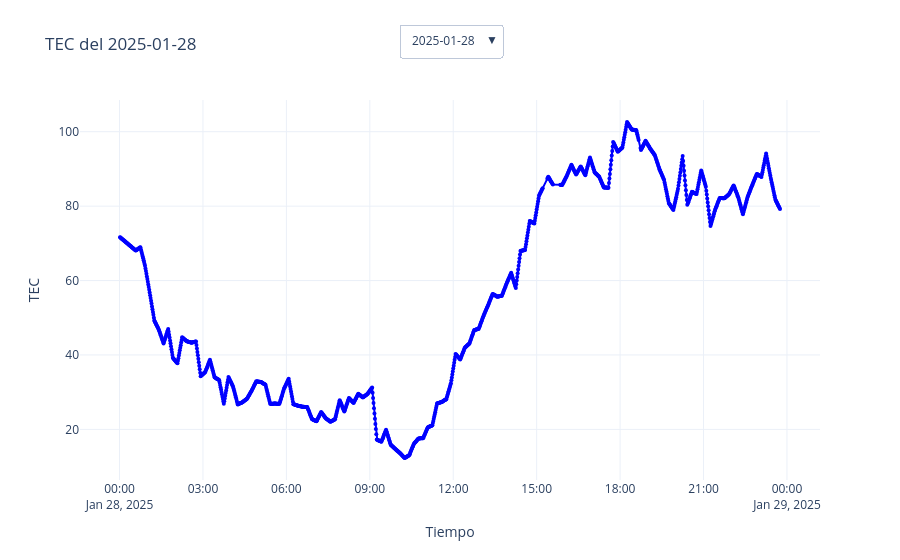
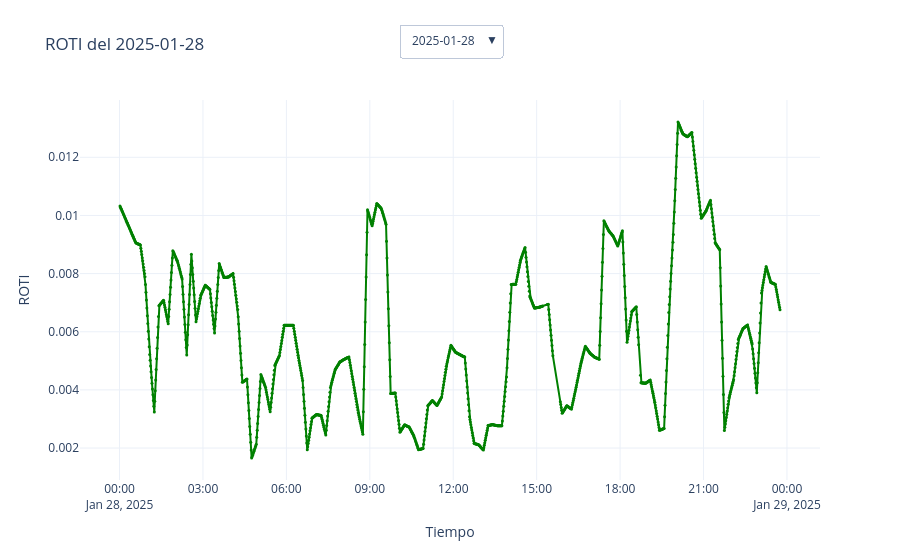

The notebook cell saved with these charts, in order:
### Code cell
import pandas as pd
import plotly.graph_objects as go
from datetime import timedelta

# ---------------------------
# datos
# ---------------------------
df = df_FINAL_CINT.copy()

# ---------------------------
# Preparar formato
# ---------------------------
df['Tiempo'] = pd.to_datetime(df['Tiempo'])
df['Fecha'] = df['Tiempo'].dt.date
fechas_unicas = sorted(df['Fecha'].unique())
n_fechas = len(fechas_unicas)

# ---------------------------
# Construir trazas y botones
# ---------------------------
trazas_tec = []
trazas_roti = []
botones_fechas_tec = []
botones_fechas_roti = []

for i, fecha in enumerate(fechas_unicas):
    inicio = pd.to_datetime(fecha)
    fin = inicio + timedelta(days=1)
    df_dia = df[(df['Tiempo'] >= inicio) & (df['Tiempo'] < fin)]

    # TEC
    trazas_tec.append(go.Scatter(
        x=df_dia['Tiempo'], y=df_dia['TEC'],
        mode='lines+markers',
        name=f'TEC - {fecha}',
        marker=dict(size=4, color='blue'),
        visible=(i == 0)
    ))

    # ROTI
    trazas_roti.append(go.Scatter(
        x=df_dia['Tiempo'], y=df_dia['ROTI'],
        mode='lines+markers',
        name=f'ROTI - {fecha}',
        marker=dict(size=3, color='green'),
        visible=(i == 0)
    ))

    # Botones
    vis_tec = [False] * n_fechas
    vis_roti = [False] * n_fechas
    vis_tec[i] = True
    vis_roti[i] = True

    botones_fechas_tec.append(dict(
        label=str(fecha),
        method="update",
        args=[{"visible": vis_tec},
              {"title": f"TEC del {fecha}"}]
    ))

    botones_fechas_roti.append(dict(
        label=str(fecha),
        method="update",
        args=[{"visible": vis_roti},
              {"title": f"ROTI del {fecha}"}]
    ))

# ---------------------------
# Crear gráfico TEC
# ---------------------------
fig_tec = go.Figure(data=trazas_tec)
fig_tec.update_layout(
    title=f"TEC del {fechas_unicas[0]}",
    xaxis_title="Tiempo",
    yaxis_title="TEC",
    template='plotly_white',
    updatemenus=[
        dict(
            buttons=botones_fechas_tec,
            direction="down",
            showactive=True,
            x=0.5,
            y=1.2,
            xanchor="center",
            yanchor="top"
        )
    ],
    height=400
)

# ---------------------------
# Crear gráfico ROTI
# ---------------------------
fig_roti = go.Figure(data=trazas_roti)
fig_roti.update_layout(
    title=f"ROTI del {fechas_unicas[0]}",
    xaxis_title="Tiempo",
    yaxis_title="ROTI",
    template='plotly_white',
    updatemenus=[
        dict(
            buttons=botones_fechas_roti,
            direction="down",
            showactive=True,
            x=0.5,
            y=1.2,
            xanchor="center",
            yanchor="top"
        )
    ],
    height=400
)

# ---------------------------
# Mostrar los gráficos
# ---------------------------
fig_tec.show()
fig_roti.show()

### Figure 1 — Plotly figure (JSON) as saved in the notebook; plotly's stock layout.template omitted (floating-point values rounded to 4 significant figures; data arrays with more than 128 entries replaced by an {"elided": "..."} marker saying what was removed)
{"data": [{"marker": {"color": "blue", "size": 4}, "mode": "lines+markers", "name": "TEC - 2025-01-28", "type": "scatter", "visible": true, "x": {"elided": "1398 str values"}, "y": {"elided": "1398 float values"}}, {"marker": {"color": "blue", "size": 4}, "mode": "lines+markers", "name": "TEC - 2025-01-30", "type": "scatter", "visible": false, "x": {"elided": "1425 str values"}, "y": {"elided": "1425 float values"}}, {"marker": {"color": "blue", "size": 4}, "mode": "lines+markers", "name": "TEC - 2025-01-31", "type": "scatter", "visible": false, "x": {"elided": "1425 str values"}, "y": {"elided": "1425 float values"}}, {"marker": {"color": "blue", "size": 4}, "mode": "lines+markers", "name": "TEC - 2025-02-01", "type": "scatter", "visible": false, "x": {"elided": "1425 str values"}, "y": {"elided": "1425 float values"}}, {"marker": {"color": "blue", "size": 4}, "mode": "lines+markers", "name": "TEC - 2025-02-04", "type": "scatter", "visible": false, "x": {"elided": "1425 str values"}, "y": {"elided": "1425 float values"}}, {"marker": {"color": "blue", "size": 4}, "mode": "lines+markers", "name": "TEC - 2025-02-05", "type": "scatter", "visible": false, "x": {"elided": "1425 str values"}, "y": {"elided": "1425 float values"}}, {"marker": {"color": "blue", "size": 4}, "mode": "lines+markers", "name": "TEC - 2025-02-06", "type": "scatter", "visible": false, "x": {"elided": "1425 str values"}, "y": {"elided": "1425 float values"}}, {"marker": {"color": "blue", "size": 4}, "mode": "lines+markers", "name": "TEC - 2025-02-07", "type": "scatter", "visible": false, "x": {"elided": "1425 str values"}, "y": {"elided": "1425 float values"}}, {"marker": {"color": "blue", "size": 4}, "mode": "lines+markers", "name": "TEC - 2025-02-08", "type": "scatter", "visible": false, "x": {"elided": "1425 str values"}, "y": {"elided": "1425 float values"}}, {"marker": {"color": "blue", "size": 4}, "mode": "lines+markers", "name": "TEC - 2025-02-09", "type": "scatter", "visible": false, "x": {"elided": "1425 str values"}, "y": {"elided": "1425 float values"}}, {"marker": {"color": "blue", "size": 4}, "mode": "lines+markers", "name": "TEC - 2025-02-11", "type": "scatter", "visible": false, "x": {"elided": "1425 str values"}, "y": {"elided": "1425 float values"}}, {"marker": {"color": "blue", "size": 4}, "mode": "lines+markers", "name": "TEC - 2025-02-12", "type": "scatter", "visible": false, "x": {"elided": "1425 str values"}, "y": {"elided": "1425 float values"}}, {"marker": {"color": "blue", "size": 4}, "mode": "lines+markers", "name": "TEC - 2025-02-13", "type": "scatter", "visible": false, "x": {"elided": "1425 str values"}, "y": {"elided": "1425 float values"}}, {"marker": {"color": "blue", "size": 4}, "mode": "lines+markers", "name": "TEC - 2025-02-14", "type": "scatter", "visible": false, "x": {"elided": "1005 str values"}, "y": {"elided": "1005 float values"}}, {"marker": {"color": "blue", "size": 4}, "mode": "lines+markers", "name": "TEC - 2025-02-21", "type": "scatter", "visible": false, "x": {"elided": "1425 str values"}, "y": {"elided": "1425 float values"}}, {"marker": {"color": "blue", "size": 4}, "mode": "lines+markers", "name": "TEC - 2025-02-25", "type": "scatter", "visible": false, "x": {"elided": "1425 str values"}, "y": {"elided": "1425 float values"}}, {"marker": {"color": "blue", "size": 4}, "mode": "lines+markers", "name": "TEC - 2025-02-26", "type": "scatter", "visible": false, "x": {"elided": "1425 str values"}, "y": {"elided": "1425 float values"}}, {"marker": {"color": "blue", "size": 4}, "mode": "lines+markers", "name": "TEC - 2025-03-06", "type": "scatter", "visible": false, "x": {"elided": "1425 str values"}, "y": {"elided": "1425 float values"}}, {"marker": {"color": "blue", "size": 4}, "mode": "lines+markers", "name": "TEC - 2025-03-07", "type": "scatter", "visible": false, "x": {"elided": "1425 str values"}, "y": {"elided": "1425 float values"}}, {"marker": {"color": "blue", "size": 4}, "mode": "lines+markers", "name": "TEC - 2025-03-08", "type": "scatter", "visible": false, "x": {"elided": "1425 str values"}, "y": {"elided": "1425 float values"}}, {"marker": {"color": "blue", "size": 4}, "mode": "lines+markers", "name": "TEC - 2025-03-12", "type": "scatter", "visible": false, "x": {"elided": "1425 str values"}, "y": {"elided": "1425 float values"}}, {"marker": {"color": "blue", "size": 4}, "mode": "lines+markers", "name": "TEC - 2025-03-13", "type": "scatter", "visible": false, "x": {"elided": "1424 str values"}, "y": {"elided": "1424 float values"}}, {"marker": {"color": "blue", "size": 4}, "mode": "lines+markers", "name": "TEC - 2025-03-14", "type": "scatter", "visible": false, "x": {"elided": "1425 str values"}, "y": {"elided": "1425 float values"}}, {"marker": {"color": "blue", "size": 4}, "mode": "lines+markers", "name": "TEC - 2025-03-16", "type": "scatter", "visible": false, "x": {"elided": "1425 str values"}, "y": {"elided": "1425 float values"}}, {"marker": {"color": "blue", "size": 4}, "mode": "lines+markers", "name": "TEC - 2025-03-18", "type": "scatter", "visible": false, "x": {"elided": "1425 str values"}, "y": {"elided": "1425 float values"}}, {"marker": {"color": "blue", "size": 4}, "mode": "lines+markers", "name": "TEC - 2025-03-22", "type": "scatter", "visible": false, "x": {"elided": "1386 str values"}, "y": {"elided": "1386 float values"}}, {"marker": {"color": "blue", "size": 4}, "mode": "lines+markers", "name": "TEC - 2025-03-30", "type": "scatter", "visible": false, "x": {"elided": "1425 str values"}, "y": {"elided": "1425 float values"}}, {"marker": {"color": "blue", "size": 4}, "mode": "lines+markers", "name": "TEC - 2025-04-02", "type": "scatter", "visible": false, "x": {"elided": "1425 str values"}, "y": {"elided": "1425 float values"}}, {"marker": {"color": "blue", "size": 4}, "mode": "lines+markers", "name": "TEC - 2025-04-03", "type": "scatter", "visible": false, "x": {"elided": "1425 str values"}, "y": {"elided": "1425 float values"}}], "layout": {"autosize": true, "title": {"text": "TEC del 2025-01-28"}, "updatemenus": [{"buttons": [{"args": [{"visible": [true, false, false, false, false, false, false, false, false, false, false, false, false, false, false, false, false, false, false, false, false, false, false, false, false, false, false, false, false]}, {"title": "TEC del 2025-01-28"}], "label": "2025-01-28", "method": "update"}, {"args": [{"visible": [false, true, false, false, false, false, false, false, false, false, false, false, false, false, false, false, false, false, false, false, false, false, false, false, false, false, false, false, false]}, {"title": "TEC del 2025-01-30"}], "label": "2025-01-30", "method": "update"}, {"args": [{"visible": [false, false, true, false, false, false, false, false, false, false, false, false, false, false, false, false, false, false, false, false, false, false, false, false, false, false, false, false, false]}, {"title": "TEC del 2025-01-31"}], "label": "2025-01-31", "method": "update"}, {"args": [{"visible": [false, false, false, true, false, false, false, false, false, false, false, false, false, false, false, false, false, false, false, false, false, false, false, false, false, false, false, false, false]}, {"title": "TEC del 2025-02-01"}], "label": "2025-02-01", "method": "update"}, {"args": [{"visible": [false, false, false, false, true, false, false, false, false, false, false, false, false, false, false, false, false, false, false, false, false, false, false, false, false, false, false, false, false]}, {"title": "TEC del 2025-02-04"}], "label": "2025-02-04", "method": "update"}, {"args": [{"visible": [false, false, false, false, false, true, false, false, false, false, false, false, false, false, false, false, false, false, false, false, false, false, false, false, false, false, false, false, false]}, {"title": "TEC del 2025-02-05"}], "label": "2025-02-05", "method": "update"}, {"args": [{"visible": [false, false, false, false, false, false, true, false, false, false, false, false, false, false, false, false, false, false, false, false, false, false, false, false, false, false, false, false, false]}, {"title": "TEC del 2025-02-06"}], "label": "2025-02-06", "method": "update"}, {"args": [{"visible": [false, false, false, false, false, false, false, true, false, false, false, false, false, false, false, false, false, false, false, false, false, false, false, false, false, false, false, false, false]}, {"title": "TEC del 2025-02-07"}], "label": "2025-02-07", "method": "update"}, {"args": [{"visible": [false, false, false, false, false, false, false, false, true, false, false, false, false, false, false, false, false, false, false, false, false, false, false, false, false, false, false, false, false]}, {"title": "TEC del 2025-02-08"}], "label": "2025-02-08", "method": "update"}, {"args": [{"visible": [false, false, false, false, false, false, false, false, false, true, false, false, false, false, false, false, false, false, false, false, false, false, false, false, false, false, false, false, false]}, {"title": "TEC del 2025-02-09"}], "label": "2025-02-09", "method": "update"}, {"args": [{"visible": [false, false, false, false, false, false, false, false, false, false, true, false, false, false, false, false, false, false, false, false, false, false, false, false, false, false, false, false, false]}, {"title": "TEC del 2025-02-11"}], "label": "2025-02-11", "method": "update"}, {"args": [{"visible": [false, false, false, false, false, false, false, false, false, false, false, true, false, false, false, false, false, false, false, false, false, false, false, false, false, false, false, false, false]}, {"title": "TEC del 2025-02-12"}], "label": "2025-02-12", "method": "update"}, {"args": [{"visible": [false, false, false, false, false, false, false, false, false, false, false, false, true, false, false, false, false, false, false, false, false, false, false, false, false, false, false, false, false]}, {"title": "TEC del 2025-02-13"}], "label": "2025-02-13", "method": "update"}, {"args": [{"visible": [false, false, false, false, false, false, false, false, false, false, false, false, false, true, false, false, false, false, false, false, false, false, false, false, false, false, false, false, false]}, {"title": "TEC del 2025-02-14"}], "label": "2025-02-14", "method": "update"}, {"args": [{"visible": [false, false, false, false, false, false, false, false, false, false, false, false, false, false, true, false, false, false, false, false, false, false, false, false, false, false, false, false, false]}, {"title": "TEC del 2025-02-21"}], "label": "2025-02-21", "method": "update"}, {"args": [{"visible": [false, false, false, false, false, false, false, false, false, false, false, false, false, false, false, true, false, false, false, false, false, false, false, false, false, false, false, false, false]}, {"title": "TEC del 2025-02-25"}], "label": "2025-02-25", "method": "update"}, {"args": [{"visible": [false, false, false, false, false, false, false, false, false, false, false, false, false, false, false, false, true, false, false, false, false, false, false, false, false, false, false, false, false]}, {"title": "TEC del 2025-02-26"}], "label": "2025-02-26", "method": "update"}, {"args": [{"visible": [false, false, false, false, false, false, false, false, false, false, false, false, false, false, false, false, false, true, false, false, false, false, false, false, false, false, false, false, false]}, {"title": "TEC del 2025-03-06"}], "label": "2025-03-06", "method": "update"}, {"args": [{"visible": [false, false, false, false, false, false, false, false, false, false, false, false, false, false, false, false, false, false, true, false, false, false, false, false, false, false, false, false, false]}, {"title": "TEC del 2025-03-07"}], "label": "2025-03-07", "method": "update"}, {"args": [{"visible": [false, false, false, false, false, false, false, false, false, false, false, false, false, false, false, false, false, false, false, true, false, false, false, false, false, false, false, false, false]}, {"title": "TEC del 2025-03-08"}], "label": "2025-03-08", "method": "update"}, {"args": [{"visible": [false, false, false, false, false, false, false, false, false, false, false, false, false, false, false, false, false, false, false, false, true, false, false, false, false, false, false, false, false]}, {"title": "TEC del 2025-03-12"}], "label": "2025-03-12", "method": "update"}, {"args": [{"visible": [false, false, false, false, false, false, false, false, false, false, false, false, false, false, false, false, false, false, false, false, false, true, false, false, false, false, false, false, false]}, {"title": "TEC del 2025-03-13"}], "label": "2025-03-13", "method": "update"}, {"args": [{"visible": [false, false, false, false, false, false, false, false, false, false, false, false, false, false, false, false, false, false, false, false, false, false, true, false, false, false, false, false, false]}, {"title": "TEC del 2025-03-14"}], "label": "2025-03-14", "method": "update"}, {"args": [{"visible": [false, false, false, false, false, false, false, false, false, false, false, false, false, false, false, false, false, false, false, false, false, false, false, true, false, false, false, false, false]}, {"title": "TEC del 2025-03-16"}], "label": "2025-03-16", "method": "update"}, {"args": [{"visible": [false, false, false, false, false, false, false, false, false, false, false, false, false, false, false, false, false, false, false, false, false, false, false, false, true, false, false, false, false]}, {"title": "TEC del 2025-03-18"}], "label": "2025-03-18", "method": "update"}, {"args": [{"visible": [false, false, false, false, false, false, false, false, false, false, false, false, false, false, false, false, false, false, false, false, false, false, false, false, false, true, false, false, false]}, {"title": "TEC del 2025-03-22"}], "label": "2025-03-22", "method": "update"}, {"args": [{"visible": [false, false, false, false, false, false, false, false, false, false, false, false, false, false, false, false, false, false, false, false, false, false, false, false, false, false, true, false, false]}, {"title": "TEC del 2025-03-30"}], "label": "2025-03-30", "method": "update"}, {"args": [{"visible": [false, false, false, false, false, false, false, false, false, false, false, false, false, false, false, false, false, false, false, false, false, false, false, false, false, false, false, true, false]}, {"title": "TEC del 2025-04-02"}], "label": "2025-04-02", "method": "update"}, {"args": [{"visible": [false, false, false, false, false, false, false, false, false, false, false, false, false, false, false, false, false, false, false, false, false, false, false, false, false, false, false, false, true]}, {"title": "TEC del 2025-04-03"}], "label": "2025-04-03", "method": "update"}], "direction": "down", "showactive": true, "x": 0.5, "xanchor": "center", "y": 1.2, "yanchor": "top"}], "xaxis": {"autorange": true, "range": ["2025-01-27 22:37:14.1176", "2025-01-29 01:08:45.8824"], "title": {"text": "Tiempo"}, "type": "date"}, "yaxis": {"autorange": true, "range": [5.723, 109.2], "title": {"text": "TEC"}, "type": "linear"}}}

### Figure 2 — Plotly figure (JSON) as saved in the notebook; plotly's stock layout.template omitted (floating-point values rounded to 4 significant figures; data arrays with more than 128 entries replaced by an {"elided": "..."} marker saying what was removed)
{"data": [{"marker": {"color": "green", "size": 3}, "mode": "lines+markers", "name": "ROTI - 2025-01-28", "type": "scatter", "visible": true, "x": {"elided": "1398 str values"}, "y": {"elided": "1398 float values"}}, {"marker": {"color": "green", "size": 3}, "mode": "lines+markers", "name": "ROTI - 2025-01-30", "type": "scatter", "visible": false, "x": {"elided": "1425 str values"}, "y": {"elided": "1425 float values"}}, {"marker": {"color": "green", "size": 3}, "mode": "lines+markers", "name": "ROTI - 2025-01-31", "type": "scatter", "visible": false, "x": {"elided": "1425 str values"}, "y": {"elided": "1425 float values"}}, {"marker": {"color": "green", "size": 3}, "mode": "lines+markers", "name": "ROTI - 2025-02-01", "type": "scatter", "visible": false, "x": {"elided": "1425 str values"}, "y": {"elided": "1425 float values"}}, {"marker": {"color": "green", "size": 3}, "mode": "lines+markers", "name": "ROTI - 2025-02-04", "type": "scatter", "visible": false, "x": {"elided": "1425 str values"}, "y": {"elided": "1425 float values"}}, {"marker": {"color": "green", "size": 3}, "mode": "lines+markers", "name": "ROTI - 2025-02-05", "type": "scatter", "visible": false, "x": {"elided": "1425 str values"}, "y": {"elided": "1425 float values"}}, {"marker": {"color": "green", "size": 3}, "mode": "lines+markers", "name": "ROTI - 2025-02-06", "type": "scatter", "visible": false, "x": {"elided": "1425 str values"}, "y": {"elided": "1425 float values"}}, {"marker": {"color": "green", "size": 3}, "mode": "lines+markers", "name": "ROTI - 2025-02-07", "type": "scatter", "visible": false, "x": {"elided": "1425 str values"}, "y": {"elided": "1425 float values"}}, {"marker": {"color": "green", "size": 3}, "mode": "lines+markers", "name": "ROTI - 2025-02-08", "type": "scatter", "visible": false, "x": {"elided": "1425 str values"}, "y": {"elided": "1425 float values"}}, {"marker": {"color": "green", "size": 3}, "mode": "lines+markers", "name": "ROTI - 2025-02-09", "type": "scatter", "visible": false, "x": {"elided": "1425 str values"}, "y": {"elided": "1425 float values"}}, {"marker": {"color": "green", "size": 3}, "mode": "lines+markers", "name": "ROTI - 2025-02-11", "type": "scatter", "visible": false, "x": {"elided": "1425 str values"}, "y": {"elided": "1425 float values"}}, {"marker": {"color": "green", "size": 3}, "mode": "lines+markers", "name": "ROTI - 2025-02-12", "type": "scatter", "visible": false, "x": {"elided": "1425 str values"}, "y": {"elided": "1425 float values"}}, {"marker": {"color": "green", "size": 3}, "mode": "lines+markers", "name": "ROTI - 2025-02-13", "type": "scatter", "visible": false, "x": {"elided": "1425 str values"}, "y": {"elided": "1425 float values"}}, {"marker": {"color": "green", "size": 3}, "mode": "lines+markers", "name": "ROTI - 2025-02-14", "type": "scatter", "visible": false, "x": {"elided": "1005 str values"}, "y": {"elided": "1005 float values"}}, {"marker": {"color": "green", "size": 3}, "mode": "lines+markers", "name": "ROTI - 2025-02-21", "type": "scatter", "visible": false, "x": {"elided": "1425 str values"}, "y": {"elided": "1425 float values"}}, {"marker": {"color": "green", "size": 3}, "mode": "lines+markers", "name": "ROTI - 2025-02-25", "type": "scatter", "visible": false, "x": {"elided": "1425 str values"}, "y": {"elided": "1425 float values"}}, {"marker": {"color": "green", "size": 3}, "mode": "lines+markers", "name": "ROTI - 2025-02-26", "type": "scatter", "visible": false, "x": {"elided": "1425 str values"}, "y": {"elided": "1425 float values"}}, {"marker": {"color": "green", "size": 3}, "mode": "lines+markers", "name": "ROTI - 2025-03-06", "type": "scatter", "visible": false, "x": {"elided": "1425 str values"}, "y": {"elided": "1425 float values"}}, {"marker": {"color": "green", "size": 3}, "mode": "lines+markers", "name": "ROTI - 2025-03-07", "type": "scatter", "visible": false, "x": {"elided": "1425 str values"}, "y": {"elided": "1425 float values"}}, {"marker": {"color": "green", "size": 3}, "mode": "lines+markers", "name": "ROTI - 2025-03-08", "type": "scatter", "visible": false, "x": {"elided": "1425 str values"}, "y": {"elided": "1425 float values"}}, {"marker": {"color": "green", "size": 3}, "mode": "lines+markers", "name": "ROTI - 2025-03-12", "type": "scatter", "visible": false, "x": {"elided": "1425 str values"}, "y": {"elided": "1425 float values"}}, {"marker": {"color": "green", "size": 3}, "mode": "lines+markers", "name": "ROTI - 2025-03-13", "type": "scatter", "visible": false, "x": {"elided": "1424 str values"}, "y": {"elided": "1424 float values"}}, {"marker": {"color": "green", "size": 3}, "mode": "lines+markers", "name": "ROTI - 2025-03-14", "type": "scatter", "visible": false, "x": {"elided": "1425 str values"}, "y": {"elided": "1425 float values"}}, {"marker": {"color": "green", "size": 3}, "mode": "lines+markers", "name": "ROTI - 2025-03-16", "type": "scatter", "visible": false, "x": {"elided": "1425 str values"}, "y": {"elided": "1425 float values"}}, {"marker": {"color": "green", "size": 3}, "mode": "lines+markers", "name": "ROTI - 2025-03-18", "type": "scatter", "visible": false, "x": {"elided": "1425 str values"}, "y": {"elided": "1425 float values"}}, {"marker": {"color": "green", "size": 3}, "mode": "lines+markers", "name": "ROTI - 2025-03-22", "type": "scatter", "visible": false, "x": {"elided": "1386 str values"}, "y": {"elided": "1386 float values"}}, {"marker": {"color": "green", "size": 3}, "mode": "lines+markers", "name": "ROTI - 2025-03-30", "type": "scatter", "visible": false, "x": {"elided": "1425 str values"}, "y": {"elided": "1425 float values"}}, {"marker": {"color": "green", "size": 3}, "mode": "lines+markers", "name": "ROTI - 2025-04-02", "type": "scatter", "visible": false, "x": {"elided": "1425 str values"}, "y": {"elided": "1425 float values"}}, {"marker": {"color": "green", "size": 3}, "mode": "lines+markers", "name": "ROTI - 2025-04-03", "type": "scatter", "visible": false, "x": {"elided": "1425 str values"}, "y": {"elided": "1425 float values"}}], "layout": {"autosize": true, "title": {"text": "ROTI del 2025-01-28"}, "updatemenus": [{"buttons": [{"args": [{"visible": [true, false, false, false, false, false, false, false, false, false, false, false, false, false, false, false, false, false, false, false, false, false, false, false, false, false, false, false, false]}, {"title": "ROTI del 2025-01-28"}], "label": "2025-01-28", "method": "update"}, {"args": [{"visible": [false, true, false, false, false, false, false, false, false, false, false, false, false, false, false, false, false, false, false, false, false, false, false, false, false, false, false, false, false]}, {"title": "ROTI del 2025-01-30"}], "label": "2025-01-30", "method": "update"}, {"args": [{"visible": [false, false, true, false, false, false, false, false, false, false, false, false, false, false, false, false, false, false, false, false, false, false, false, false, false, false, false, false, false]}, {"title": "ROTI del 2025-01-31"}], "label": "2025-01-31", "method": "update"}, {"args": [{"visible": [false, false, false, true, false, false, false, false, false, false, false, false, false, false, false, false, false, false, false, false, false, false, false, false, false, false, false, false, false]}, {"title": "ROTI del 2025-02-01"}], "label": "2025-02-01", "method": "update"}, {"args": [{"visible": [false, false, false, false, true, false, false, false, false, false, false, false, false, false, false, false, false, false, false, false, false, false, false, false, false, false, false, false, false]}, {"title": "ROTI del 2025-02-04"}], "label": "2025-02-04", "method": "update"}, {"args": [{"visible": [false, false, false, false, false, true, false, false, false, false, false, false, false, false, false, false, false, false, false, false, false, false, false, false, false, false, false, false, false]}, {"title": "ROTI del 2025-02-05"}], "label": "2025-02-05", "method": "update"}, {"args": [{"visible": [false, false, false, false, false, false, true, false, false, false, false, false, false, false, false, false, false, false, false, false, false, false, false, false, false, false, false, false, false]}, {"title": "ROTI del 2025-02-06"}], "label": "2025-02-06", "method": "update"}, {"args": [{"visible": [false, false, false, false, false, false, false, true, false, false, false, false, false, false, false, false, false, false, false, false, false, false, false, false, false, false, false, false, false]}, {"title": "ROTI del 2025-02-07"}], "label": "2025-02-07", "method": "update"}, {"args": [{"visible": [false, false, false, false, false, false, false, false, true, false, false, false, false, false, false, false, false, false, false, false, false, false, false, false, false, false, false, false, false]}, {"title": "ROTI del 2025-02-08"}], "label": "2025-02-08", "method": "update"}, {"args": [{"visible": [false, false, false, false, false, false, false, false, false, true, false, false, false, false, false, false, false, false, false, false, false, false, false, false, false, false, false, false, false]}, {"title": "ROTI del 2025-02-09"}], "label": "2025-02-09", "method": "update"}, {"args": [{"visible": [false, false, false, false, false, false, false, false, false, false, true, false, false, false, false, false, false, false, false, false, false, false, false, false, false, false, false, false, false]}, {"title": "ROTI del 2025-02-11"}], "label": "2025-02-11", "method": "update"}, {"args": [{"visible": [false, false, false, false, false, false, false, false, false, false, false, true, false, false, false, false, false, false, false, false, false, false, false, false, false, false, false, false, false]}, {"title": "ROTI del 2025-02-12"}], "label": "2025-02-12", "method": "update"}, {"args": [{"visible": [false, false, false, false, false, false, false, false, false, false, false, false, true, false, false, false, false, false, false, false, false, false, false, false, false, false, false, false, false]}, {"title": "ROTI del 2025-02-13"}], "label": "2025-02-13", "method": "update"}, {"args": [{"visible": [false, false, false, false, false, false, false, false, false, false, false, false, false, true, false, false, false, false, false, false, false, false, false, false, false, false, false, false, false]}, {"title": "ROTI del 2025-02-14"}], "label": "2025-02-14", "method": "update"}, {"args": [{"visible": [false, false, false, false, false, false, false, false, false, false, false, false, false, false, true, false, false, false, false, false, false, false, false, false, false, false, false, false, false]}, {"title": "ROTI del 2025-02-21"}], "label": "2025-02-21", "method": "update"}, {"args": [{"visible": [false, false, false, false, false, false, false, false, false, false, false, false, false, false, false, true, false, false, false, false, false, false, false, false, false, false, false, false, false]}, {"title": "ROTI del 2025-02-25"}], "label": "2025-02-25", "method": "update"}, {"args": [{"visible": [false, false, false, false, false, false, false, false, false, false, false, false, false, false, false, false, true, false, false, false, false, false, false, false, false, false, false, false, false]}, {"title": "ROTI del 2025-02-26"}], "label": "2025-02-26", "method": "update"}, {"args": [{"visible": [false, false, false, false, false, false, false, false, false, false, false, false, false, false, false, false, false, true, false, false, false, false, false, false, false, false, false, false, false]}, {"title": "ROTI del 2025-03-06"}], "label": "2025-03-06", "method": "update"}, {"args": [{"visible": [false, false, false, false, false, false, false, false, false, false, false, false, false, false, false, false, false, false, true, false, false, false, false, false, false, false, false, false, false]}, {"title": "ROTI del 2025-03-07"}], "label": "2025-03-07", "method": "update"}, {"args": [{"visible": [false, false, false, false, false, false, false, false, false, false, false, false, false, false, false, false, false, false, false, true, false, false, false, false, false, false, false, false, false]}, {"title": "ROTI del 2025-03-08"}], "label": "2025-03-08", "method": "update"}, {"args": [{"visible": [false, false, false, false, false, false, false, false, false, false, false, false, false, false, false, false, false, false, false, false, true, false, false, false, false, false, false, false, false]}, {"title": "ROTI del 2025-03-12"}], "label": "2025-03-12", "method": "update"}, {"args": [{"visible": [false, false, false, false, false, false, false, false, false, false, false, false, false, false, false, false, false, false, false, false, false, true, false, false, false, false, false, false, false]}, {"title": "ROTI del 2025-03-13"}], "label": "2025-03-13", "method": "update"}, {"args": [{"visible": [false, false, false, false, false, false, false, false, false, false, false, false, false, false, false, false, false, false, false, false, false, false, true, false, false, false, false, false, false]}, {"title": "ROTI del 2025-03-14"}], "label": "2025-03-14", "method": "update"}, {"args": [{"visible": [false, false, false, false, false, false, false, false, false, false, false, false, false, false, false, false, false, false, false, false, false, false, false, true, false, false, false, false, false]}, {"title": "ROTI del 2025-03-16"}], "label": "2025-03-16", "method": "update"}, {"args": [{"visible": [false, false, false, false, false, false, false, false, false, false, false, false, false, false, false, false, false, false, false, false, false, false, false, false, true, false, false, false, false]}, {"title": "ROTI del 2025-03-18"}], "label": "2025-03-18", "method": "update"}, {"args": [{"visible": [false, false, false, false, false, false, false, false, false, false, false, false, false, false, false, false, false, false, false, false, false, false, false, false, false, true, false, false, false]}, {"title": "ROTI del 2025-03-22"}], "label": "2025-03-22", "method": "update"}, {"args": [{"visible": [false, false, false, false, false, false, false, false, false, false, false, false, false, false, false, false, false, false, false, false, false, false, false, false, false, false, true, false, false]}, {"title": "ROTI del 2025-03-30"}], "label": "2025-03-30", "method": "update"}, {"args": [{"visible": [false, false, false, false, false, false, false, false, false, false, false, false, false, false, false, false, false, false, false, false, false, false, false, false, false, false, false, true, false]}, {"title": "ROTI del 2025-04-02"}], "label": "2025-04-02", "method": "update"}, {"args": [{"visible": [false, false, false, false, false, false, false, false, false, false, false, false, false, false, false, false, false, false, false, false, false, false, false, false, false, false, false, false, true]}, {"title": "ROTI del 2025-04-03"}], "label": "2025-04-03", "method": "update"}], "direction": "down", "showactive": true, "x": 0.5, "xanchor": "center", "y": 1.2, "yanchor": "top"}], "xaxis": {"autorange": true, "range": ["2025-01-27 22:37:14.1176", "2025-01-29 01:08:45.8824"], "title": {"text": "Tiempo"}, "type": "date"}, "yaxis": {"autorange": true, "range": [0.0008152, 0.01406], "title": {"text": "ROTI"}, "type": "linear"}}}
